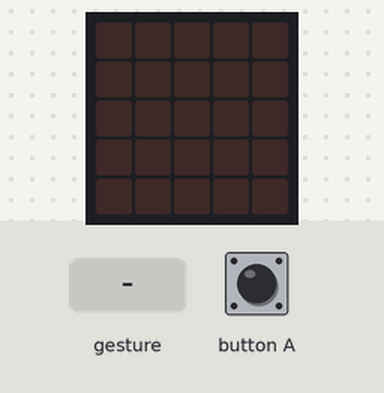
Bench run of a program on a simulated BBC micro:bit running MicroPython. Parts: the board's 5×5 LED display. The test bench sets the inputs (shaded band). Dim RGB values are drawn brighter than linear; random numbers come from a fixed seed; a tilt is held for 1.5 s and a shake lasts 1 s, then the board lies face up again.

Above: at 1.2 s.
1.3 s: button A pressed for 0.15 s
At 3.3 s:
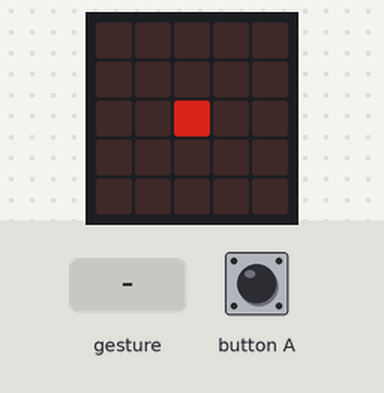
3.6 s: gesture 'shake'
At 5.3 s:
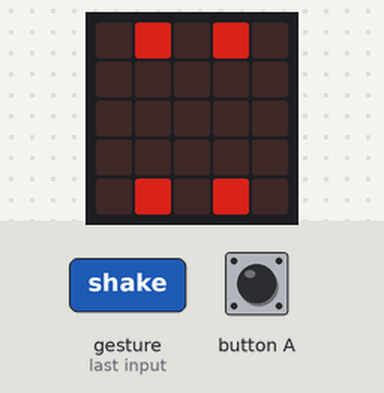
6.1 s: button A pressed for 1 s
At 8.2 s:
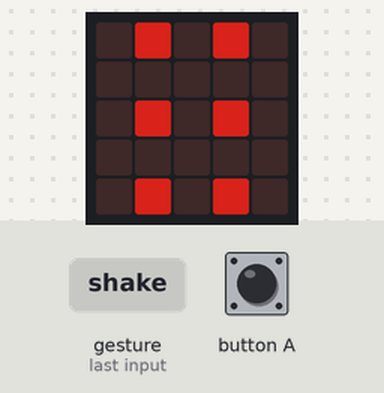
8.6 s: button A pressed for 3.2 s
At 9.2 s:
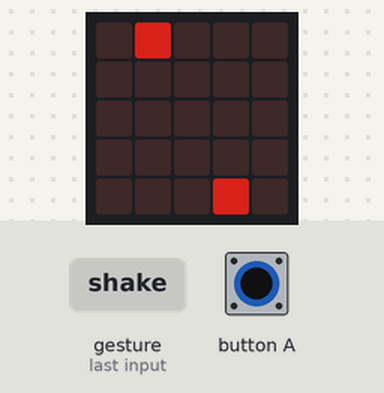
Timing chart, 0 to 11.6 s (numbered marks = the images above; inputs shaded):
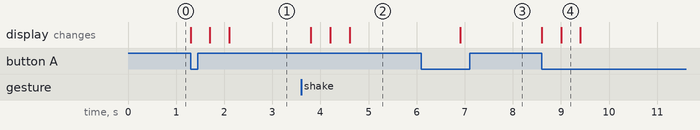

The program:

dice.py
```python
from microbit import *
import random

dices = [
    Image('00000:00000:00500:00000:00000'),
    Image('05000:00000:00000:00000:00050'),
    Image('05000:00000:00500:00000:00050'),
    Image('05050:00000:00000:00000:05050'),
    Image('05050:00000:00500:00000:05050'),
    Image('05050:00000:05050:00000:05050'),
]

numbers = [
    Image('05550:05050:05050:05050:05550'),
    Image('00500:05500:00500:00500:05550'),
    Image('05550:00050:05550:05000:05550'),
    Image('05550:00050:05550:00050:05550'),
    Image('05050:05050:05550:00050:00050'),
    Image('05550:05000:05550:00050:05550'),
    Image('05550:05000:05550:05050:05550'),
    Image('05550:00050:00050:00050:00050'),
    Image('05550:05050:05550:05050:05550'),
    Image('05550:05050:05550:00050:05550'),
]

animals = [
    Image('07700:77700:07777:07770:00000'),
    Image('77000:07000:07000:07770:07070'),
    Image('70700:70700:77770:77070:77770'),
    Image('70007:70007:77777:07770:00700'),
    Image('77000:77077:07070:07770:00000'),
]

surprise = [
    Image('77777:00700:00700:00700:77777'),
    Image('70000:70000:70000:70000:77777'),
    Image('77777:70007:70007:70007:77777'),
    Image('00000:00000:70007:07070:00700'),
    Image('77777:70000:77777:70000:77777'),
    Image('70007:07070:00700:00700:00700'),
    Image('77777:70007:70007:70007:77777'),
    Image('70007:70007:70007:70007:77777'),
    Image('07070:77777:77777:07770:00700'),
]

python = [
    Image('77777:00700:00700:00700:77777'),
    Image('70000:70000:70000:70000:77777'),
    Image('77777:70007:70007:70007:77777'),
    Image('00000:00000:70007:07070:00700'),
    Image('07770:07070:07770:07000:07000'),
]


# display.show(python[4])

# while True:
#     gesture = accelerometer.current_gesture()
#     if gesture == "face up":
#         display.show(Image.HAPPY)
#     elif gesture == "shake":
#         display.show(Image.CHESSBOARD)
#     else:
#         display.show(Image.ANGRY)

while True:

    # gesture = accelerometer.current_gesture()
    # if button_a.get_presses() > 0:
    if accelerometer.was_gesture("shake") or button_a.get_presses() > 0:
        # display.scroll(accelerometer.current_gesture())
        my_dices = []
        for i in range(3):
            my_dices.append(random.choice(dices))
        display.show(my_dices)
            # sleep(50)
    # else:
    #     sleep(100)
```

Measured:
- after the input at 1.3 s, the display: first changes at once (image 1 shows a later state)
- after the input at 3.6 s, the display: first changes after 0.20 s (image 2 shows a later state)
- after the input at 6.1 s, the display: changes after 0.80 s (image 3)
- after the input at 8.6 s, the display: first changes at once (image 4 shows a later state)
- what the display in image 4 shows lasts 0.4 s, from 9.0 s to 9.4 s
